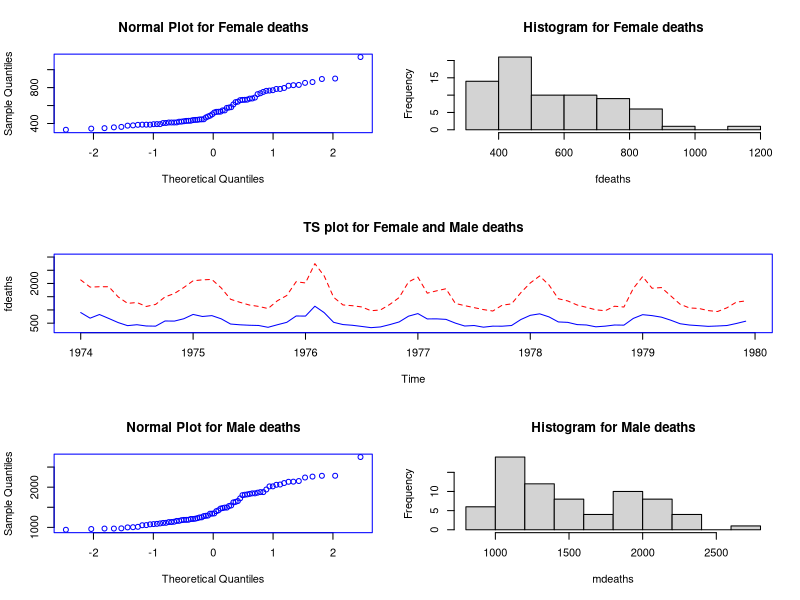
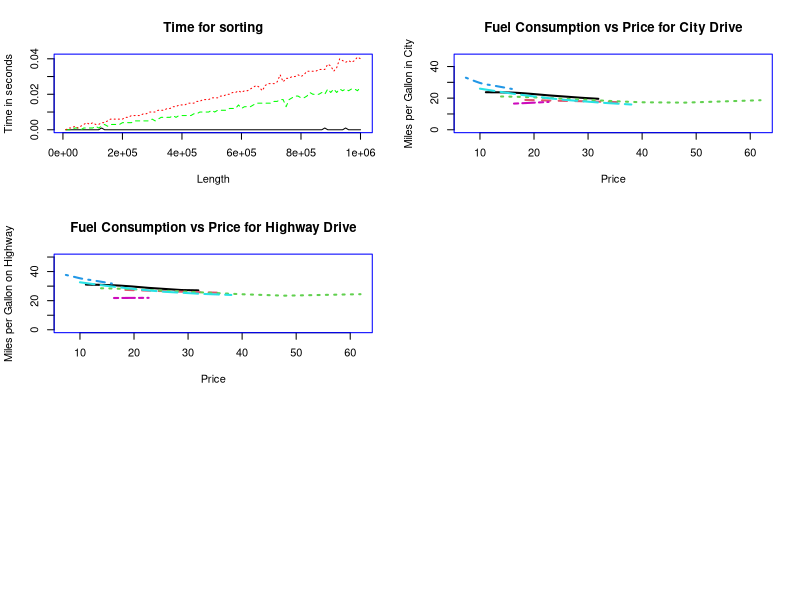
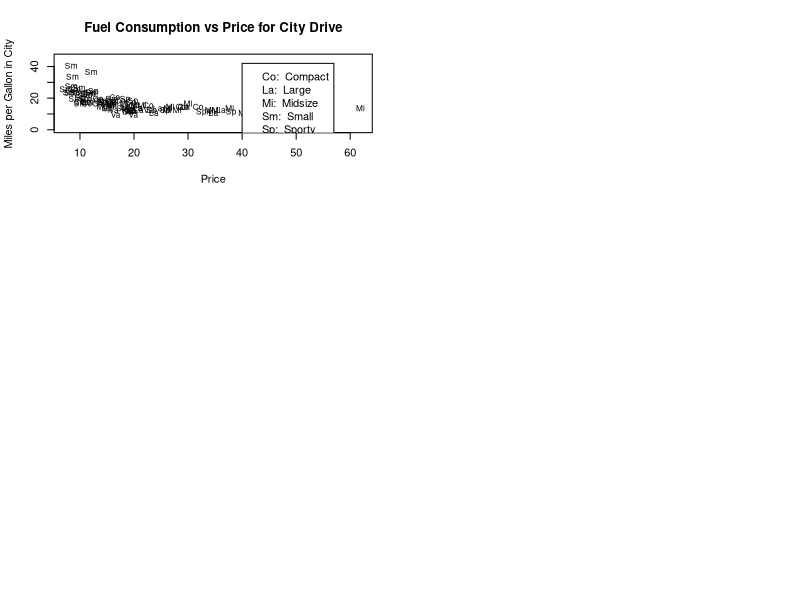
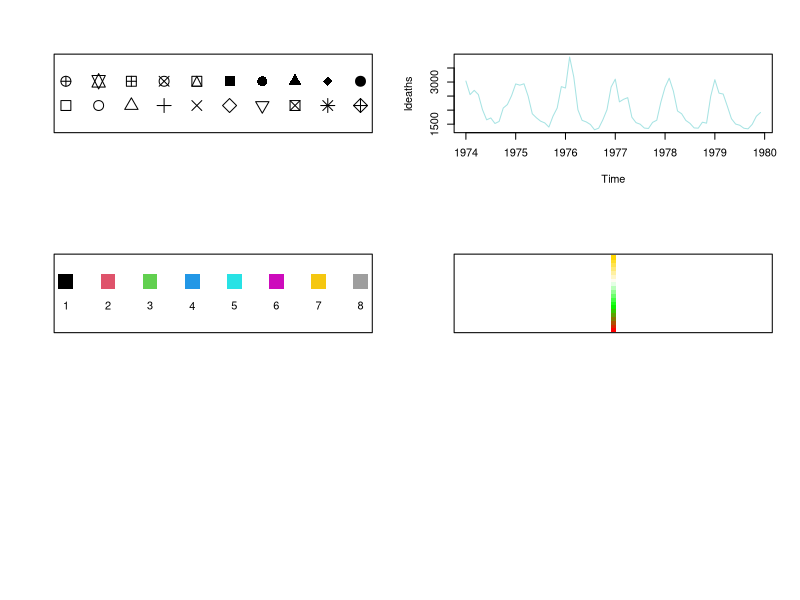
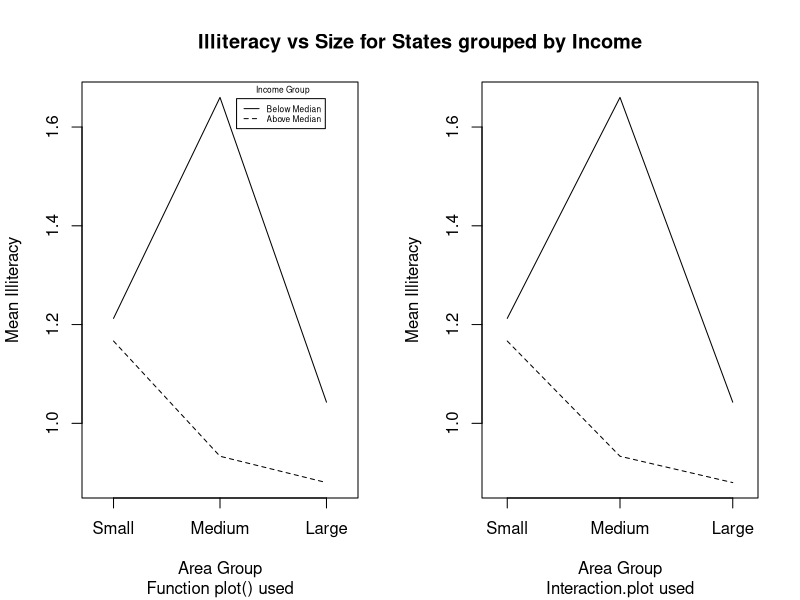
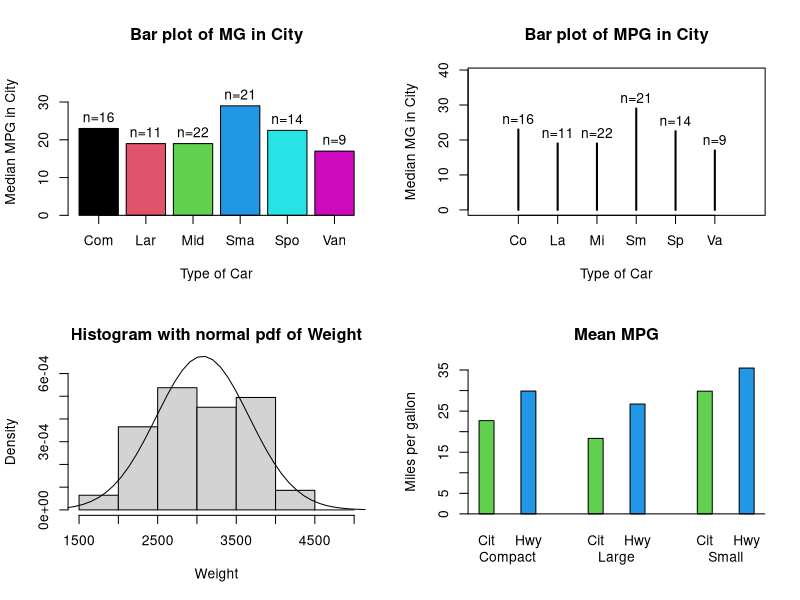
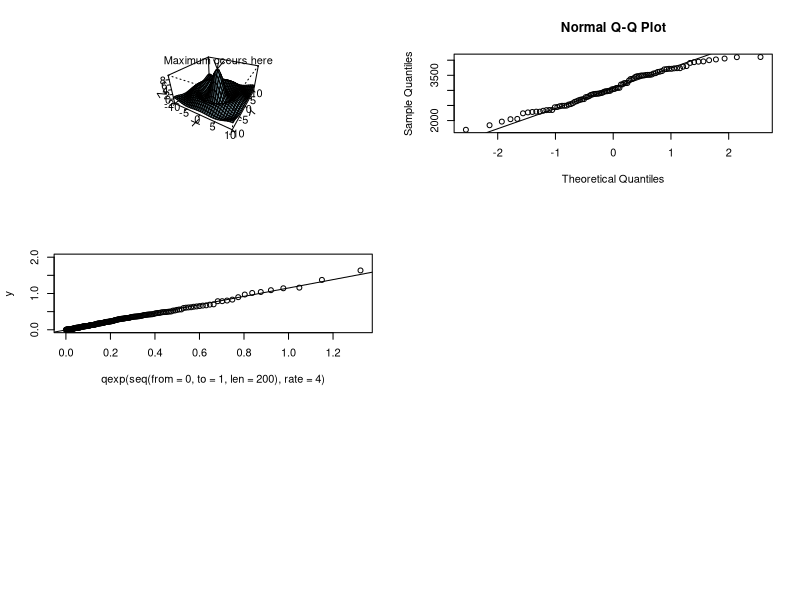
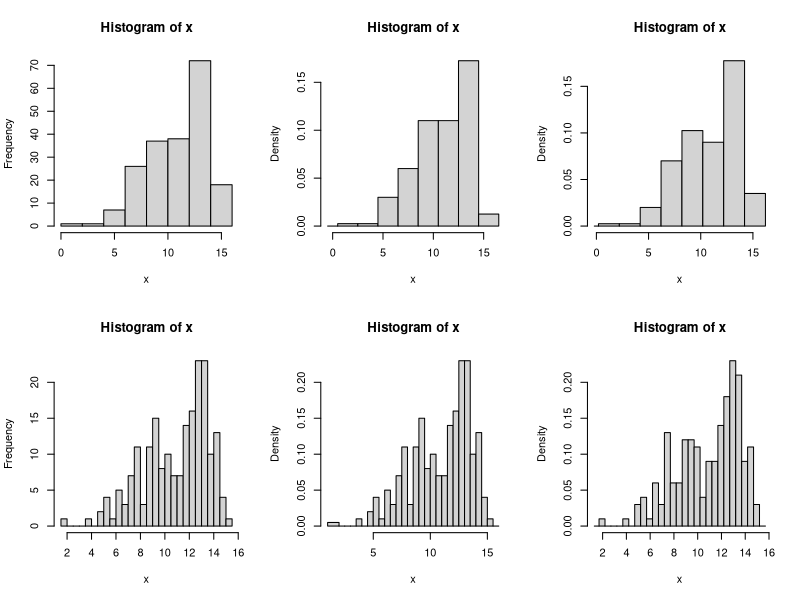

These charts were generated, in order, by the following R code: (Note: this script raises an error after producing the figures.)
## ---- chunk 1
par("fin")
## ---- chunk 2
par('col')
## ---- chunk 3
temp <- par(col = "blue")
## ---- chunk 4
temp
## ---- chunk 5
par('col')
## ---- chunk 6
par (mfrow = c(3,2), mfg = c(1,1))
qqnorm (fdeaths, main = "Normal Plot for Female deaths")
par (mfg = c(1,2))
hist (fdeaths, main = "Histogram for Female deaths")
par (mfrow = c(3,1), mfg = c(2,1))
ts.plot (fdeaths, ylim = c(250, 3000), main = "TS plot for Female and Male deaths")
lines (mdeaths, lty = 2, col = "red")
par (mfrow = c(3,2), mfg = c(3,1))
qqnorm (mdeaths, main = "Normal Plot for Male deaths")
par (mfg = c(3,2))
hist (mdeaths, main = "Histogram for Male deaths")
## ---- chunk 7
my.func <- function () 
{ times <- matrix(0,100,3)
  for(i in 1:100)
    {  n <- i * 10000
       s1 <- 1:n
       s2 <- sample(n)
       s3 <- rnorm(n)
       times[i,1] <- system.time(sort(s1))[1]
       times[i,2] <- system.time(sort(s2))[1]
       times[i,3] <- system.time(sort(s3))[1]
     }
  matplot(x = (1:100)*10000, y= times, type = "l", lty = 1:3,
          col = c("black", "green", "red"), xlab = "Length",  
          ylab = "Time in seconds", main = "Time for sorting")  
}
my.func()
## ---- chunk 8
my.func <- function (spar = 0.9)
{ require (MASS)                             # What is the effect of require()?
  oldstate <- par (no.readonly = TRUE)       # Describe object 'oldstate'
  on.exit (par (oldstate))                   # Of what use is on.exit()?

  cargrp <- Cars93[ , "Type"]
  price <- Cars93[ , "Price"]
  mpg.city <- Cars93[ , "MPG.city"]
  mpg.highway <- Cars93[ , "MPG.highway"]
  plot(price, mpg.city, type = "n", ylim = c(0, max(mpg.city)), 
       main = "Fuel Consumption vs Price for City Drive", xlab = "Price", 
       ylab = "Miles per Gallon in City")
  jj <- 0
  for(i in levels(cargrp))
    {  jj <- jj+1
       lines (smooth.spline (price[cargrp==i], mpg.city[cargrp==i], spar=spar),
              lty = jj, col = jj, lwd=2)
    }
  plot(price, mpg.highway, type = "n", ylim = c(0, max(mpg.highway)), 
       main = "Fuel Consumption vs Price for Highway Drive", xlab = "Price", 
       ylab = "Miles per Gallon on Highway")
  jj <- 0
  for(i in levels(cargrp))
    {  jj <- jj+1
       lines (smooth.spline (price[cargrp==i], mpg.highway[cargrp==i], 
                             spar = spar),
              lty = jj, col = jj, lwd = 2)
    }
}
my.func ()
## ---- chunk 9
my.func <- function()
{ require (MASS)  
  oldstate <- par (no.readonly = TRUE) 
  on.exit (par (oldstate)) 

  cargrp <- Cars93[ , "Type"]
  price <- Cars93[ , "Price"]
  mpg.city <- Cars93[ , "MPG.city"]
  plot(price, mpg.city, type = "n", ylim = c(0, max(mpg.city)), 
       main = "Fuel Consumption vs Price for City Drive", xlab = "Price", 
       ylab = "Miles per Gallon in City")
  char <- substring (as.character (cargrp), 1, 2)
  text (x = price, y = mpg.city, labels = char, pos = 1, cex = 0.75)
  labs <- paste (substring (levels (cargrp), 1, 2), levels(cargrp), sep=":  ")
  legend(x = 40, y = 42, legend = labs)
}
my.func ()
## ---- chunk 10
plot (x = rep(1:10, 2), y = rep (c(1,2), c(10,10)), pch = 0:19, cex = 2, 
      pty = "p", ylim = c(0,3), xlab = "", ylab = "", xaxt = "n", yaxt = "n")
## ---- chunk 11
plot (ldeaths, col = rgb (red = 167, green = 227, blue = 227, 
                          maxColorValue = 255))
## ---- chunk 12
plot (1:8, rep (1, 8), pch = 15, col = 1:8, cex = 3, ylim = c(-1,2), 
      xaxt = "n", yaxt = "n", xlab = "", ylab = "")
text (1:8, rep (0, 8), 1:8)
## ---- chunk 13
col.vec <- colorRampPalette (c ("red", "green", "white", "gold"))(20)
plot (rep(1,20), 1:20, col = col.vec, pch = 15,
      xaxt = "n", yaxt = "n", xlab = "", ylab = "")
## ---- chunk 14
my.func <- function()
{ old.state <- par(no.readonly = TRUE)
  on.exit (par (old.state))
  area <- state.x77[, "Area"]
  income <- state.x77[, "Income"]
  area.grp <- cut(area, c(0, quantile (area, c(1/3, 2/3, 1))),
                  labels = c("Small", "Medium", "Large"))
  income.grp <- cut(income, c(0, quantile (income, c(1/2, 1))),
                    labels = c("Below Median", "Above Median"))
  mns <- tapply(state.x77[, "Illiteracy"], list(area.grp, income.grp), mean)
  par(mfrow = c(1, 2))
  plot(c(0.8, 3.2), range(mns), type = "n", xaxt = "n", xlab = "Area Group", 
       ylab ="Mean Illiteracy", sub = "Function plot() used")
  axis(side = 1, at = 1:3, labels = levels(area.grp))
  lines(1:3, mns[, 1])
  lines(1:3, mns[, 2], lty = 2)
  par(usr = c(0, 1, 0, 1))
  legend(0.56, 0.96, lty = c(1,2), legend = levels(income.grp), cex= 0.5)
  text(0.63, 0.98, adj = 0, "Income Group", cex = 0.5)
	interaction.plot(area.grp, income.grp, state.x77[,"Illiteracy"], 
	                 xlab = "Area Group", ylab = "Mean Illiteracy", 
	                 sub = "Interaction.plot used", lty = 1:2, xtick = TRUE, 
	                 legend = FALSE)
  par(mfrow = c(1,1))
  par(new = T)
  plot(1:10, 1:10, type="n", xlab="", ylab="",axes = FALSE)
  title(main = "Illiteracy vs Size for States grouped by Income")
}
my.func ()
## ---- chunk 15
my.func <- function()
{ require (MASS)
  old.state <- par(no.readonly = TRUE)
  on.exit (par (old.state))
  par (mfrow = c(2,2))
  
  cargrp <- Cars93[,"Type"]
  meds <- tapply (Cars93[,"MPG.city"], cargrp, median)
  
  where <- barplot (meds, names = substring (levels(cargrp), 1, 3),
                    ylim = c(0, max(meds)+10), main = "Bar plot of MG in City",
                    xlab = "Type of Car", ylab = "Median MPG in City",
                    col = 1:length(meds), axis.lty = 1)
  text (where, meds+3, paste ("n", table (cargrp), sep = "="))

  # ---------------------------------------------------------------------------
  plot (0:(length(meds)+1), c(rep(0, (length(meds)+1)), max(meds)),
        ylim = c(0, max(meds)+10), type = "n", xlab = "", 
        ylab = "Median MG in City", main = "Bar plot of MPG in City", xaxt = "n")
  for (i in 1:length(meds))
    lines (c(i,i), c(0, meds[i]), lwd = 2)
  title (xlab = "Type of Car")
  axis (side = 1, at = 1:6, labels = substring(levels(cargrp), 1, 2))
  text (1:6, meds+3, paste("n", table (cargrp), sep = "="))
  
  # ---------------------------------------------------------------------------
  weight <- Cars93[,"Weight"]
  hist (weight, breaks = seq (from = 1500, to = 5000, by = 500), prob = TRUE,
        ylim = c(0, 0.0006), xlab = "Weight", main = "Histogram with normal pdf of Weight")
  pts <- seq (from = par("usr")[1], to = par("usr")[2], len = 40)
  lines (pts, dnorm(pts, mean=mean(weight), sd=sd(weight)), xpd = TRUE)
  
  # ---------------------------------------------------------------------------
  data.use <- Cars93[Cars93[,"Type"] == "Large" |
                     Cars93[,"Type"] == "Compact" |
                     Cars93[,"Type"] == "Small", c("Type", "MPG.city", "MPG.highway")]
  data.use [,1] <- factor (data.use [,1])
  rmeans <- apply (data.use[,2:3], 2, tapply, data.use[,1], mean)
  xvals <- barplot (t(rmeans), beside = TRUE, space = c(1.8, 3.5),
                    main = "Mean MPG", ylab = "Miles per gallon",
                    names = rep(c("Cit","Hwy"), 3), col = 3:4)
  axis (side = 1, at = apply (matrix (xvals, nrow = 2), 2, mean),
        line = 1, labels = rownames(rmeans), tick = FALSE)
  abline (h = 0)
}
my.func ()
## ---- chunk 16
my.func <- function () 
{ x <- seq(-10, 10, length= 30)
  y <- x
  ff <- function(x,y) { r <- sqrt(x^2+y^2); 10 * sin(r)/r }
  z <- outer(x, y, ff)
  z[is.na(z)] <- 1
  op <- par(bg = "white")
#  persp(x, y, z, theta = 30, phi = 30, expand = 0.5, col = "lightblue")
  res <- persp(x, y, z, theta = 30, phi = 30, expand = 0.5, col = "lightblue", 
               ltheta = 120, shade = 0.75, ticktype = "detailed", xlab = "X", 
               ylab = "Y", zlab = "Z" ) 
  print (round(res, 3))
  
  #--- Add to existing persp plot : ---
  #--- Function trans3d() -------------
 	trans3d <- function(x,y,z, pmat) 
 	{
 	  tr <- cbind(x,y,z,1) %*% pmat
    list(x = tr[,1]/tr[,4], y = tr[,2]/tr[,4])
  }
  # ----------------------------------
  z1 <- ff(1e-10, 1e-10)
  transfrm <- trans3d (c(0,-2.5), c(0,5), c(z1,z1), res)
  arrows(transfrm$x[1], transfrm$y[1], transfrm$x[2], transfrm$y[2], 
         length = 0.1, code = 1)
  text(transfrm$x[2], transfrm$y[2]+0.02, "Maximum occurs here")
  return(z1)
}
my.func()
## ---- chunk 17
qqnorm (Cars93$Weight)
qqline (Cars93$Weight)
## ---- chunk 18
y <- rexp(200, rate=4)
qqplot (qexp (seq (from = 0, to = 1, len = 200), rate=4), y)
qqline(y, distribution = function(p) qexp(p, rate=4))
## ---- chunk 19
set.seed (38472)
x1 <- rnorm(100, 9, 2)
x2 <- rnorm(100, 13, 1)
x <- c(x1, x2)
par(mfcol=c(2,3))
out1 <- hist(x,right=F)
out2 <- hist(x,breaks=20,right=F)
b1 <- out1$breaks
b11 <- c(b1[1]-0.5,b1+0.5)
b2 <- out2$breaks
b21 <- c(b2[1]-0.5,b2+0.5)
hist(x,breaks=b11,right=F)
hist(x,breaks=b21,right=F)
b12 <- c(b1[1]-0.2,b1+0.2)
b22 <- c(b2[1]-0.2,b2+0.2)
hist(x,breaks=b12,right=F)
hist(x,breaks=b22,right=F)
## ---- chunk 20
ASH <- function (x, b0 = 1, bk = 15, h = 0.5, m = 5) # h=lambda
{
  Bvec <- as.vector ((bk - b0)/h+2, "list")
  fhat <- matrix (nrow = m, ncol = (bk-b0)/h+1) 
  for (i in 1:m)
    { Bvec[[i]] <- seq (from = b0+(i-1)*h/m, to = bk+h+(i-1)*h/m, by = h)
      fhat[i,] <- hist (x, breaks = Bvec[[i]], right = T, plot = F)$density
    }
  fhat.ASH <- apply(fhat, 2, mean)
  x.vec <- seq (from = b0, to = bk+h,length = length(fhat.ASH))
  plot (x.vec, fhat.ASH, type="l")
}
ASH(x, m=20, h=1, b0=-2, bk=18)
## ---- chunk 21
plot(density(x), type="l")
## ---- chunk 22
coplot (state.x77 [,"Illiteracy"] ~ state.x77 [,"Life Exp"] | 
                                   state.x77 [,"Income"] + state.x77 [,"Area"], 
                                number = c(4,3), overlap=c(0,0.2))
## ---- chunk 23
my.func <- function () 
{ old.state <- par (no.readonly = TRUE)
 on.exit (par (old.state))
   
 par (omd = c(0, 0.66, 0, 1), mfcol = c(2, 1))
 ts.plot (mdeaths, xlab = "Year", ylab = "Male deaths")
 ts.plot (fdeaths, xlab = "Year", ylab = "Female deaths")

 par (omd = c(0.66, 1, 0, 1), mfcol = c(2, 1), mfg = c(1, 1), new=TRUE)
 hist (mdeaths, xlab = "Male deaths", ylab = "Frequency", main = "")
 hist (fdeaths, xlab = "Female deaths", ylab = "Frequency", main= "")

 par (omd = c(0, 1, 0, 1), mfcol = c(1, 1))
 title ("Line plot and Histogram for male deaths")
   
 par(omd = c(0, 1, 0, 0.5), mfcol = c(1, 1))
 title ("Line plot and Histogram for female deaths")          
}
my.func ()
## ---- chunk 24
library(knitr)
knitr::include_graphics("pics/ggplot.jpg")
## ---- chunk 25
library (MASS)
library (tidyverse)
cereal <- tibble (UScereal)
## ---- chunk 26
ggplot(data = cereal, 
       mapping = aes(x = mfr)) +   
       geom_bar()
## ---- chunk 27
ggplot(data = cereal, 
       mapping = aes(x = mfr)) +   
       geom_bar(fill = "gold")
## ---- chunk 28
ggplot(data = cereal, 
       mapping = aes(y = mfr, fill = vitamins)) +   
       geom_bar() 
## ---- chunk 29
ggplot(data = cereal, 
       mapping = aes(y = mfr, fill = vitamins)) +   
       geom_bar(position = position_dodge())
## ---- chunk 30
ggplot(data = cereal, 
       mapping = aes(x = calories, y = fat)) +        
       geom_point()
## ---- chunk 31
ggplot(data = cereal, 
       mapping = aes(x = calories, y = fat)) + 
       geom_point(mapping = aes(colour = factor(shelf)))

ggplot(data = cereal, 
       mapping = aes(x = calories, y = fat)) + 
       geom_point(mapping = aes(colour = sugars))
## ---- chunk 32
ggplot(data = cereal, 
       mapping = aes(x = calories, y = fat)) + 
       geom_point(mapping = aes(colour = sugars)) +
       geom_smooth()
## ---- chunk 33
ggplot(data = cereal, 
       mapping = aes(x = calories, y = fat)) + 
       geom_point(mapping = aes(colour = sugars)) +
       geom_smooth(method = "lm")
## ---- chunk 34
ggplot(data = cereal, 
       mapping = aes(x = calories, y = fat)) + 
       geom_point(mapping = aes(colour = sugars, 
                                shape = mfr, 
                                size = factor(shelf)))
## ---- chunk 35
ggplot(data=cereal, 
       mapping = aes(x = calories, y = fat)) + 
       geom_point(mapping=aes(colour = sugars),
                              shape = "cross",
                              position = position_jitter(height=0.05))
## ---- chunk 36
ggplot(data = cereal, 
       mapping = aes(x = calories, y = fat)) + 
       geom_text(mapping = aes(label=mfr))

ggplot(data = cereal, 
       mapping = aes(x = calories, y = fat)) + 
       geom_text(mapping=aes(label=mfr), check_overlap=T)

ggplot(data = cereal, 
       mapping = aes(x = calories, y = fat)) + 
       geom_label(mapping = aes(label=mfr))
## ---- chunk 37
ggplot (data = cereal, mapping = aes(x = carbo)) + 
        geom_dotplot()  

ggplot (data = cereal, mapping = aes(x = carbo)) + 
        geom_dotplot(binwidth = 2, stackdir = "center", 
                     stackratio = 0.8, dotsize = 1.2)  
## ---- chunk 38
ggplot (data = cereal, 
        mapping = aes(x = vitamins, y = sodium)) +
        geom_boxplot() + geom_jitter()

ggplot (data = cereal, 
        mapping = aes(x = vitamins, y = sodium)) +
        geom_boxplot() + geom_jitter()
## ---- chunk 39
x <- seq(from = 0.01, to = 0.99, len = 100) 
y <- c(log(x), 2 * log(x))   
z <- rep(c("a", "b"), each = 100) 

dat <- tibble(x=rep(x,2), y, z) 
dat

ggplot(dat, aes(x = x, y = y)) + 
       geom_line(aes(colour = z))
## ---- chunk 40
p1 <- ggplot (faithful, 
              aes(x = eruptions, y = waiting)) +
              geom_point() + xlim(0.5,5) + ylim(40,110)

p1
p1 + geom_density_2d()
## ---- chunk 41
n.1.1 <- rnorm(100, 1, 1)
F.4.9 <- rf(100, 4,9)
dat <- tibble(n.1.1,F.4.9)
dat2 <- pivot_longer(dat, cols = everything())
ggplot (dat, aes(x=n.1.1)) + stat_ecdf()
ggplot (dat2, aes(x=value, colour = name)) + stat_ecdf()
## ---- chunk 42
p2 <- ggplot() + xlim(-5,5)
p2 + geom_function(fun = function(x) 2*exp(x)*cos(x))
## ---- chunk 43
x3 <- rpois(100, 5)
dat3 <- tibble(x3)
ggplot (dat3, aes(x = x3)) + stat_ecdf() + 
        geom_function(fun = ppois,    
                args=list(lambda=mean(x3)), col="blue") +
        geom_function(fun = pnorm, 
               args=list(mean=mean(x3), sd=sqrt(mean(x3))), 
               col="red")
## ---- chunk 44
x4 <- rgamma(1000, 5, 3)
dat4 <- tibble(x4)
ggplot (dat4, aes(x4)) + geom_histogram()
  
ggplot(dat4, aes(x4)) +
       geom_histogram(aes(y=after_stat(density)), 
                      fill="pink") +
       geom_function (fun = dgamma, 
                      args=list(shape = 5, rate = 3))
## ---- chunk 45
ggplot(data = cereal, 
       mapping = aes(x = calories, y = fat)) + 
       geom_point(mapping = aes(colour = mfr))
## ---- chunk 46
ggplot(data = cereal, 
       mapping = aes(x = calories, y = fat)) + 
       geom_point(mapping = aes(colour = mfr)) +
       scale_colour_brewer(type = "qual")
## ---- chunk 47
ggplot(data = cereal, 
       mapping = aes(x = calories, y = fat)) + 
       geom_point(mapping = aes(colour = sugars))
## ---- chunk 48
ggplot(data = cereal, 
       mapping = aes(x = calories, y = fat)) + 
       geom_point(mapping = aes(colour = sugars))+
       scale_colour_gradientn(colours = rainbow(21))
## ---- chunk 49
ggplot(data = cereal, 
       mapping = aes(x = calories, y = fat)) + 
       geom_point(mapping = aes(colour = sugars))+
       scale_colour_gradient(low = "black", 
                             high = "orange")
## ---- chunk 50
ggplot(data = cereal, 
       mapping = aes(x = calories, y = fat)) + 
       geom_point(mapping = aes(colour = sugars))+
       scale_colour_gradient(low = "black", 
                             high = "orange") +
       scale_x_continuous(breaks = seq(from = 50, to = 450, by = 50)) + 
       scale_y_continuous(trans = "log")
## ---- chunk 51
# Hadley's favourite pie chart
df <- data.frame(
  variable = c("does not resemble", "resembles"),
  value = c(20, 80)
)

ggplot(df, aes(x = "", y = value, fill = variable)) +
       geom_col(width = 1) +
       scale_fill_manual(values = c("red", "yellow")) +
       coord_polar("y", start = pi / 3) +
       labs(title = "Pac man")
## ---- chunk 52
theta.vec <- seq(from = 0, to = pi/2, len = 200)
my.dat <- tibble (theta = theta.vec,
                  r = theta.vec*sin(theta.vec))
ggplot (my.dat) + geom_line(aes(x = theta, y=r)) +
                  coord_polar(theta = "x")
## ---- chunk 53
city.coords <- data.frame(city=attr(eurodist,"Labels"),
                          cmdscale(eurodist))
colnames(city.coords)[2:3] <- paste("dim",1:2,sep="")
city.coords <- tibble(city.coords)
ggplot (city.coords, mapping = aes(x = dim1, y = dim2)) +
        geom_text(mapping = aes(label=city)) +
        coord_fixed(ratio = 1)         
## ---- chunk 54
ggplot(data = cereal, 
       mapping = aes(x = calories, y = fat)) + 
       geom_point() +
       facet_grid (vars(mfr))

ggplot(data = cereal, 
       mapping = aes(x = calories, y = fat)) + 
       geom_point() +
       facet_wrap (vars(mfr))
## ---- chunk 55
ggplot(data = cereal, 
       mapping = aes(x = calories, y = fat)) + 
       geom_point() +
       facet_wrap (vars(mfr, vitamins), scales = "free")
## ---- chunk 56
p3 <- ggplot(data = cereal, 
      mapping = aes(y = mfr, fill = vitamins)) +   
      geom_bar() + 
      facet_wrap(vars(mfr))
p3
p3 + theme_classic()
p3 + theme_minimal()
p3 + theme(panel.grid.major = element_line("gray", size = 0.5))
p3 + theme(axis.text.y = element_text(size = 18))
p3 + ggtitle("Heading") + theme(plot.title = element_text(family = "serif"))

p4 <- ggplot(data = cereal, 
             mapping = aes(x = calories, y = fat)) + 
             geom_point(mapping = aes(colour = sugars))
p4 + guides(colour = guide_colourbar(barwidth = 0.25, barheight = 20,
                                        nbin=100))
p4 + guides (col = guide_legend(ncol=2, reverse=TRUE))
p4 + scale_x_continuous(breaks = seq(from = 50, to = 450, by = 25),
                        guide = guide_axis(n.dodge = 2)) + 
     guides(y = guide_axis(angle = 90), y.sec = guide_axis())
## ---- chunk 57
crimes <- data.frame(state = tolower(rownames(USArrests)), USArrests)
library (maps)
states_map <- map_data("state")
pp <- ggplot(crimes, aes(map_id = state)) +
             geom_map(aes(fill = Murder), map = states_map) +
             expand_limits(x = states_map$long, 
                           y = states_map$lat) 
pp + coord_map()
pp + coord_map("azequalarea")
pp + coord_map("orthographic")

usamap <- ggplot(states_map, aes(long, lat, group = group)) +
                 geom_polygon(fill = "white", colour = "black")
usamap
usamap + coord_map()
usamap + coord_map("azequalarea")
usamap + coord_map("orthographic")
usamap + coord_map("orthographic", orientation = c(90, 0, 90))
